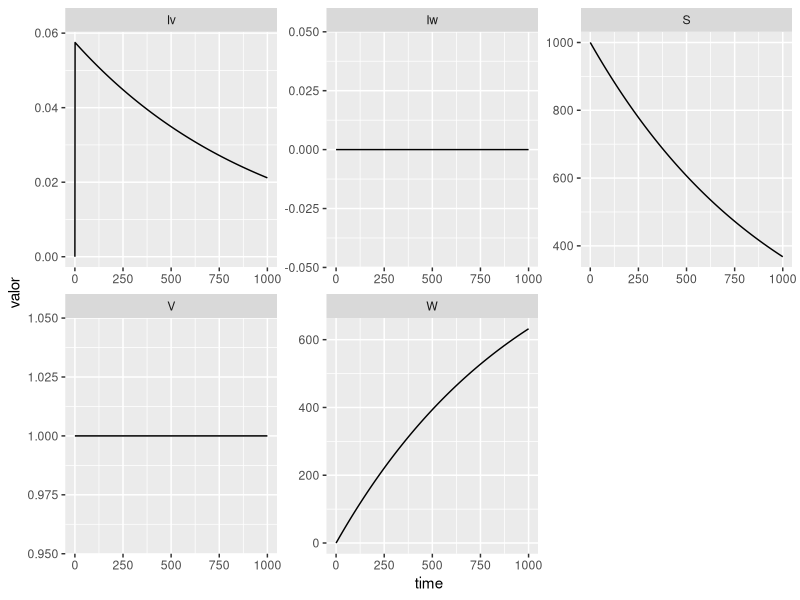
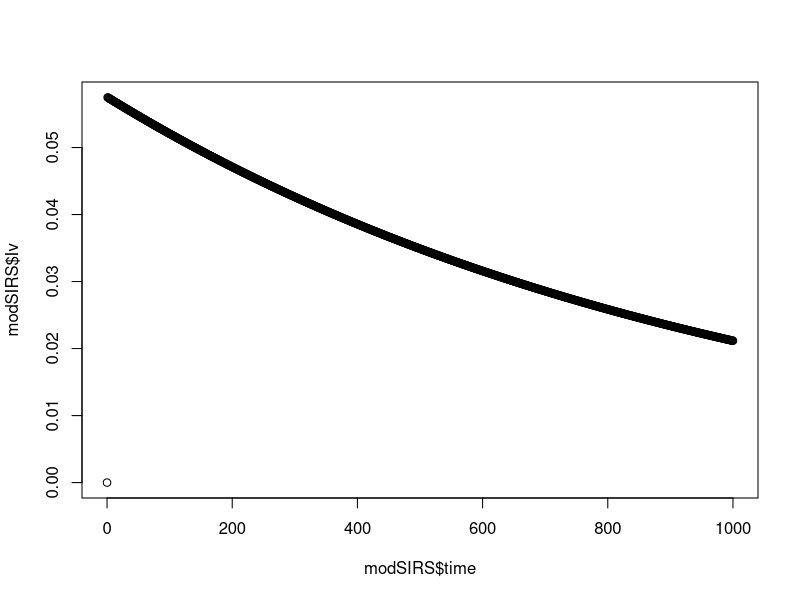

The R script that drew these images, in order: (Note: this script raises an error after producing the figures.)
###################################################################################
#                    modelagem matematica lobisomem vampiro humanos               #
###################################################################################


# Formulacao com fracoes (proporcoes) 

# Carregando pacotes ----
library(deSolve)
library(tidyverse)
library(reshape2)

# Parametros ----

# Taxas por ano 

natalidade <- 0.2 #taxa matalidade mundial 2015
Motalidade.Hum <- 0.2 #taxa de mortalidade
beta.vamp <- 0.001 #taxa de infecao vampiros
beta.lobi <-  0 #taxa de infecao lobisomn
prev.vamp <- 0 # taxa de prevencao que um humano vire vamp porque se suicida ou le disparam 
prev.lobi <- 0 #taxa de prevencao que um humano vire lobi porque se suicida ou le disparam 
gamma.vamp  <- 365/21 # periodo de latencia para virar vampiro 3 sem
gamma.lobi <- 0 #365/21 # periodo de latencia lobi 3 sem 
letha.h.v <- 0 # taxa de humonaos que matam vampiros 
letha.w.v <- 0 #taxa de lobi que matam vampiros 
letha.h.w <- 0 # taxa de humonaos que matam lobi
letha.v.w <- 0 # taxa de vampiro que matam lobi
mortalidade.lobi <- 0 # taxa de morte natural dos lobi

# o desolve precisa um conjunto de parametrros pra souber o nome da equacao 

par.SVW <- c(
  natalidade = natalidade,
  Motalidade.Hum = Motalidade.Hum,
  beta.vamp = beta.vamp,
  beta.lobi = beta.lobi,
  prev.vamp = prev.vamp,
  prev.lobi = prev.lobi,
  gamma.vamp =  gamma.vamp,
  gamma.lobi = gamma.lobi,
  letha.h.v = letha.h.v,
  letha.w.v = letha.w.v,
  letha.h.w = letha.h.w,
  letha.v.w = letha.v.w,
  mortalidade.lobi = mortalidade.lobi
)

# Calculando R0 ----
#
R0 <- beta.vamp/(gamma.vamp)
R0 

# Variaveis e condicao inicial ----

S  <- 1000
Iv <- 0
Iw <- 0
W <- 0
V <- 1


# state.SIR <- c(s=0.9999,i=0.0001,r=0)

state.SVW <- c(S = S, Iv = Iv,Iw = Iw, W = W, V = V)




# Tempo de simulacao ----
# Varie o tempo de simulacao: 20, 100
tsim <- 1000
Dt <- 1

# Funcao para o modelo SIR ----
# Termo de transmissao frequencia dependente 
SIRS <- function(t,state,parameters){
  with(as.list(c(state,parameters)),{
    
    # # rate of change
    # ds <- mu - beta*s*i - mu*s + + omegaR*r
    # di <- beta*s*i - (mu+gama)*i
    # dr <- gama*i - mu*r - omegaR*r
    
    ds <- natalidade*S - Motalidade.Hum*S - beta.vamp *S*V -beta.lobi*S*W
    
    dIv <- beta.vamp*S*V - prev.vamp* Iv - gamma.vamp*Iv
    dV <- gamma.vamp*Iv - letha.h.v*V - letha.w.v*V
    
    dIw <- beta.lobi*S*W - prev.lobi*Iw - gamma.lobi*Iw
    dW <- gamma.lobi*Iw - letha.h.w*W - letha.v.w*W - mortalidade.lobi*W 
    
    
    # return the output of the model
    return(list(c(ds, dIv, dIw, dV, dW)))
    
  })
}

tempos <- seq(from=0,to=tsim,by=Dt)

# modSIRS <- ode(y = state.SIR, times = tempos, func = SIRS, parms = par.SIRS, method = "ode45")
modSIRS <- ode(y = state.SVW, times = tempos, func = SIRS, parms = par.SVW, method = "ode45")


modSIRS <- as.data.frame(modSIRS)

modSIRS %>%
  gather(key = 'compartimento', value = 'valor', -time)%>%
  ggplot(aes(x= time, y = valor))+
  geom_line()+
  facet_wrap('compartimento', scales = 'free')


plot(modSIRS$time, modSIRS$Iv)





# names(modSIRS) <- c("t","s","i","r")


head(modSIRS)
# # Grafico de infectados ----
# plot(modSIR$t, modSIR$i, col="red", type="l")
# 
# # Exportando o grafico para o formato tif
# # help(tiff) para mais informacoes
# tiff(filename="InfectadosModeloSIR.tif", width=100, height=80, pointsize=8,
#      units="mm", res=300, compression="lzw")
# 
# plot(modSIR$t, modSIR$i, col="red", type="l", 
#      xlab="Tempo (anos)", ylab="Proporção de infectados")
# 
# dev.off()
# 
# # Grafico de s, i, r ---
# plot(modSIR$t, modSIR$s, col="blue", type="l", ylim=c(0,1))
# lines(modSIR$t, modSIR$i,col="red")
# lines(modSIR$t, modSIR$r,col="green")
# 
# Para verificar a soma das proporcoes
# modSIR$n <- modSIR$s + modSIR$i + modSIR$r 

# Grafico no ggplot2 ----
# Carregando pacotes 
library(ggplot2)
library(reshape)

# Empilhando os dados para o grafico ----
modSIRS <- melt(as.data.frame(modSIRS),id="t")
names(modSIRS) <- c("t", "compartimento", "proporcao")

# Grafico basico no ggplot2
grafSIR <- ggplot(modSIRS,aes(x=t,y=proporcao,colour=compartimento,group=compartimento)) +
  geom_line(size=1) 

grafSIR

# Modificando o grafico no ggplot2
grafSIRs2 <- ggplot(modSIRS,aes(x=t,y=proporcao,colour=compartimento,group=compartimento)) +
  geom_line(size=1) +
  theme(axis.text.x = element_text(size=14, colour="black"),
        axis.text.y = element_text(size=14, colour="black"),
        axis.title.x = element_text(colour="black", size=14, vjust=0.1, hjust=0.5, face="plain"), 
        axis.title.y = element_text(colour="black", size=14, vjust=0.2, hjust=0.5, face="plain"),   
        legend.position=c(0.85,0.3))+
  xlab("Tempo (anos)") + 
  ylab("Proporção") 

grafSIRs2


# Exportando o grafico para o formato tif
# help(tiff) para mais informacoes
tiff(filename="ModeloSIR_ggplot.tif", width=100*2, height=80*2, pointsize=8,
     units="mm", res=300, compression="lzw")

grafSIR2

dev.off()
